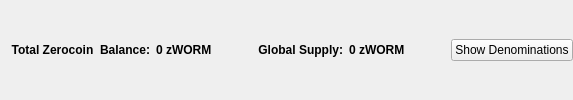
                       <widget class="QFrame" name="balanceSupplyFrame">
                        <layout class="QHBoxLayout" name="horizontalLayout_2" stretch="0,0,0,1,0">
                         <property name="rightMargin">
                          <number>0</number>
                         </property>
                         <item>
                          <layout class="QHBoxLayout" name="horizontalLayout_34">
                           <item>
                            <widget class="QLabel" name="labelzAvailableText_3">
                             <property name="font">
                              <font>
                               <weight>75</weight>
                               <bold>true</bold>
                              </font>
                             </property>
                             <property name="toolTip">
                              <string>Total Balance including unconfirmed and immature zWORM</string>
                             </property>
                             <property name="text">
                              <string>Total Zerocoin  Balance:</string>
                             </property>
                             <property name="alignment">
                              <set>Qt::AlignRight|Qt::AlignTrailing|Qt::AlignVCenter</set>
                             </property>
                            </widget>
                           </item>
                           <item>
                            <widget class="QLabel" name="labelzAvailableAmount_4">
                             <property name="minimumSize">
                              <size>
                               <width>40</width>
                               <height>0</height>
                              </size>
                             </property>
                             <property name="font">
                              <font>
                               <weight>75</weight>
                               <bold>true</bold>
                              </font>
                             </property>
                             <property name="toolTip">
                              <string>Total Balance including unconfirmed and immature zWORM</string>
                             </property>
                             <property name="text">
                              <string>0 zWORM</string>
                             </property>
                             <property name="alignment">
                              <set>Qt::AlignLeading|Qt::AlignLeft|Qt::AlignVCenter</set>
                             </property>
                            </widget>
                           </item>
                          </layout>
                         </item>
                         <item>
                          <spacer name="horizontalSpacer_32">
                           <property name="orientation">
                            <enum>Qt::Horizontal</enum>
                           </property>
                           <property name="sizeHint" stdset="0">
                            <size>
                             <width>40</width>
                             <height>20</height>
                            </size>
                           </property>
                          </spacer>
                         </item>
                         <item>
                          <layout class="QHBoxLayout" name="horizontalLayout_35">
                           <item>
                            <widget class="QLabel" name="labelZsupplyText_2">
                             <property name="font">
                              <font>
                               <weight>75</weight>
                               <bold>true</bold>
                              </font>
                             </property>
                             <property name="text">
                              <string>Global Supply:</string>
                             </property>
                             <property name="alignment">
                              <set>Qt::AlignRight|Qt::AlignTrailing|Qt::AlignVCenter</set>
                             </property>
                            </widget>
                           </item>
                           <item>
                            <widget class="QLabel" name="labelZsupplyAmount_2">
                             <property name="font">
                              <font>
                               <weight>75</weight>
                               <bold>true</bold>
                              </font>
                             </property>
                             <property name="text">
                              <string>0 zWORM</string>
                             </property>
                            </widget>
                           </item>
                          </layout>
                         </item>
                         <item>
                          <spacer name="horizontalSpacer_31">
                           <property name="orientation">
                            <enum>Qt::Horizontal</enum>
                           </property>
                           <property name="sizeHint" stdset="0">
                            <size>
                             <width>40</width>
                             <height>20</height>
                            </size>
                           </property>
                          </spacer>
                         </item>
                         <item>
                          <widget class="QPushButton" name="pushButtonShowDenoms">
                           <property name="toolTip">
                            <string>Show zWORM denominations list</string>
                           </property>
                           <property name="text">
                            <string>Show Denominations</string>
                           </property>
                          </widget>
                         </item>
                        </layout>
                       </widget>
